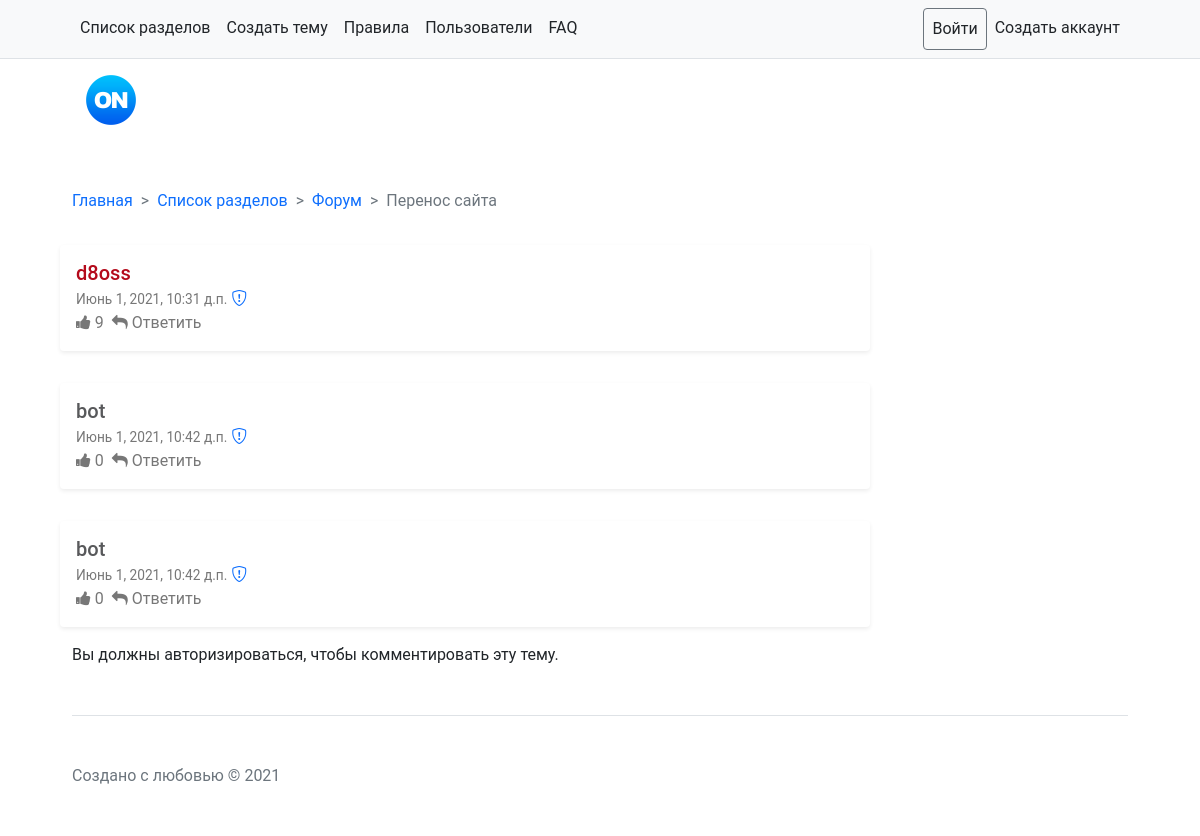
/threads/23/, run on the app's committed database.
### main/models.py (models this page shows, shortened)
class Threads(models.Model):
    title = models.CharField(max_length=50, verbose_name='Заголовок')
    date = models.DateTimeField(auto_now_add=True, db_index=True)
    user = models.ForeignKey('Users', null=True, blank=True, on_delete=models.PROTECT, verbose_name='Создатель темы')
    key = models.CharField(max_length=100, verbose_name='Уникальный идентификатор', null=True, blank=True)
    forum = models.ForeignKey('Forums', null=True, on_delete=models.PROTECT, verbose_name='Раздел')
    prefix = models.ForeignKey('Prefix', null=True, blank=True, on_delete=models.PROTECT, verbose_name='Префикс')
    class Meta:
        verbose_name_plural = 'Темы'
        verbose_name = 'Тема'
        ordering = ['-date']

class Forums(models.Model):
    name = models.CharField(max_length=50, verbose_name='Имя')
    icon = models.ForeignKey('Icon', null=True, on_delete=models.PROTECT, verbose_name='Иконка')
    desc = models.CharField(max_length=100, verbose_name='Описание', null=True)
    class Meta:
        verbose_name_plural = 'Разделы'
        verbose_name = 'Раздел'
        ordering = ['name']

class Post(models.Model):
    date = models.DateTimeField(verbose_name='Время поста', auto_now_add=True)
    content = models.TextField(verbose_name='Содержание поста')
    thid = models.IntegerField(verbose_name='Id темы', null=True)
    like = models.IntegerField(verbose_name='Лайки', null=True, default=0)
    user = models.ForeignKey('Users', null=True, blank=True, on_delete=models.PROTECT, verbose_name='Создатель поста')
    class Meta:
        verbose_name_plural = 'Посты'
        verbose_name = 'Пост'
        ordering = ['date']

class Users(models.Model):
    user = models.CharField(verbose_name='Ник', max_length=900)
    like = models.IntegerField(verbose_name='Симпатии', default=0)
    date = models.DateTimeField(auto_now_add=True, db_index=True, verbose_name='Дата регистрации')
    com = models.BooleanField(default=False, verbose_name='Администратор форума?')
    color = models.CharField(default='#58595B', verbose_name='HEX цвет ника', max_length=20)
    stat = models.CharField(null=True, blank=True, verbose_name='Статус пользователя', max_length=70)
    telegram = models.CharField(null=True, blank=True, verbose_name='Телеграмм пользователя', max_length=80)
    vk = models.CharField(null=True, blank=True, verbose_name='Вк пользователя', max_length=80)
    discord = models.CharField(null=True, blank=True, verbose_name='Дискорд пользователя', max_length=80)
    def __str__(self):
        return self.user
    class Meta:
        verbose_name_plural = 'Участники'
        verbose_name = 'Участник'
        ordering = ['-date']

### main/views.py (the view)
# urls.py: path('threads/<int:th_id>/', thread),
def thread(request, th_id):
    comment = CommentForm()
    th = Threads.objects.filter(pk=th_id)
    po = Post.objects.filter(thid=th_id)[:10]
    context = {
        'th': th,
        'po': po,
        'form': comment
    }
    if not th:
        return redirect('/')
    else:
        return render(request, 'main/threads.html', context)

### main/templates/main/threads.html (shortened to what this page needs)
{% extends "main/base.html" %}
{% load bbcode_tags %}
{% block main %}
    {% for th in th %}
        <nav style="--bs-breadcrumb-divider: '>';" aria-label="breadcrumb">
            <ol class="breadcrumb">
                <li class="breadcrumb-item"><a href="/" style="text-decoration: none;">Главная</a></li>
                <li class="breadcrumb-item"><a href="/forums" style="text-decoration: none;">Список разделов</a></li>
                <li class="breadcrumb-item"><a href="/forums/{{ th.forum.pk }}"
                                               style="text-decoration: none;">{{ th.forum.name }}</a></li>
                <li class="breadcrumb-item active" aria-current="page">{{ th.title }}</li>
            </ol>
        </nav>
        <link href="https://maxcdn.bootstrapcdn.com/font-awesome/4.7.0/css/font-awesome.min.css" rel="stylesheet"
>
        {% for po in po %}
            <div class="row" id="{{ po.pk }}">
                <div class="my-3 p-3 bg-body rounded shadow-sm">
                    <div class="g-mb-15">
                        <a href="/user/{{ po.user.user }}" class="h5 g-color-gray-dark-v1 mb-0 no-dekor"
                           style="color: {{ po.user.color }}">{{ po.user }}</a>
                        <br>
                        <span class="g-color-gray-dark-v4 g-font-size-12">{{ po.date }}</span> <a
                            title="Пожаловаться на пост {{ po.pk }}" href="/war/{{ po.pk }}"
                            class="bi bi-shield-exclamation"></a>
                    </div>
                    <ul class="list-inline d-sm-flex my-0">
                        <li class="list-inline-item g-mr-20">
                            <a class="u-link-v5 g-color-gray-dark-v4 g-color-primary--hover no-dekor"
                               href="/like/{{ po.pk }}">
                                <i class="fa fa-thumbs-up g-pos-rel g-top-1 g-mr-3"></i>
                                {{ po.like }}
                            </a>
                        </li>
                        <li class="list-inline-item ml-auto">
                            <a class="u-link-v5 g-color-gray-dark-v4 g-color-primary--hover no-dekor" href="#!">
                                <i class="fa fa-reply g-pos-rel g-top-1 g-mr-3"></i>
                                Ответить
                            </a>
                        </li>
                    </ul>
                </div>
            </div>
        {% endfor %}
        {% if user.is_authenticated %}
            <form action="/comment/{{ th.pk }}/" method="post">
                {% csrf_token %}
                <div class="input-group mb-3">
                <textarea required name="content" type="text" class="form-control" placeholder="Ваши мысли..."
                          aria-label="Username"
                          aria-describedby="basic-addon1"></textarea>
                    <button type="submit" class="btn btn-outline-secondary">Отправить</button>
                </div>
            </form>
        {% else %}
            <p>Вы должны авторизироваться, чтобы комментировать эту тему.</p>
        {% endif %}
    {% endfor %}
{% endblock %}

### main/static/main/style.css (style rules this page uses)
.g-color-gray-dark-v4 { color: #777 !important; }
.g-font-size-12 { font-size: 0.85714rem !important; }
.no-dekor { text-decoration: none; }
html { box-sizing: border-box; }
*, *:before, *:after { box-sizing: inherit; }
html, body { height: 100%; }
html, body, div, object, iframe, h1, h2, h3, h4, h5, h6, p, blockquote, ol, ul, li, form, legend, label, table, header, footer, nav, section, figure { margin: 0; padding: 0; }
header, footer, nav, section, article, hgroup, figure { display: block; }
body { font-family: 'Roboto', sans-serif; font-size: 100%; line-height: 1.5; }

### data on the page
Threads: forum.name "Форум", title "Перенос сайта"
Post: user "d8oss", date "Июнь 1, 2021, 10:31 д.п.", like "9"
Post: user "bot", date "Июнь 1, 2021, 10:42 д.п.", like "0"
Post: user "bot", date "Июнь 1, 2021, 10:42 д.п.", like "0"
